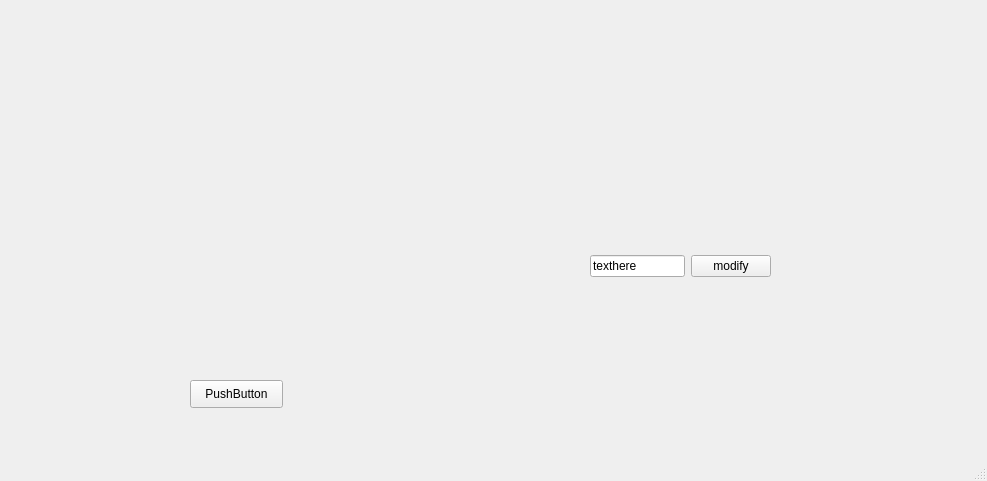
<?xml version="1.0" encoding="UTF-8"?>
<ui version="4.0">
 <class>MainWindow</class>
 <widget class="QMainWindow" name="MainWindow">
  <property name="geometry">
   <rect>
    <x>0</x>
    <y>0</y>
    <width>987</width>
    <height>481</height>
   </rect>
  </property>
  <property name="windowTitle">
   <string>MainWindow</string>
  </property>
  <widget class="QWidget" name="centralwidget">
   <widget class="QPushButton" name="button">
    <property name="geometry">
     <rect>
      <x>190</x>
      <y>380</y>
      <width>93</width>
      <height>28</height>
     </rect>
    </property>
    <property name="text">
     <string>PushButton</string>
    </property>
   </widget>
   <widget class="MplWidget" name="plotting" native="true">
    <property name="geometry">
     <rect>
      <x>50</x>
      <y>60</y>
      <width>371</width>
      <height>261</height>
     </rect>
    </property>
   </widget>
   <widget class="QWidget" name="layoutWidget_3">
    <property name="geometry">
     <rect>
      <x>590</x>
      <y>250</y>
      <width>181</width>
      <height>33</height>
     </rect>
    </property>
    <layout class="QHBoxLayout" name="horizontalLayout_3">
     <item>
      <widget class="QLineEdit" name="lineedit">
       <property name="text">
        <string>texthere</string>
       </property>
      </widget>
     </item>
     <item>
      <widget class="QPushButton" name="modify">
       <property name="font">
        <font>
         <family>Arial</family>
        </font>
       </property>
       <property name="text">
        <string>modify</string>
       </property>
      </widget>
     </item>
    </layout>
   </widget>
  </widget>
  <widget class="QMenuBar" name="menubar">
   <property name="geometry">
    <rect>
     <x>0</x>
     <y>0</y>
     <width>987</width>
     <height>26</height>
    </rect>
   </property>
  </widget>
  <widget class="QStatusBar" name="statusbar"/>
 </widget>
 <customwidgets>
  <customwidget>
   <class>MplWidget</class>
   <extends>QWidget</extends>
   <header>mplwidget.h</header>
   <container>1</container>
  </customwidget>
 </customwidgets>
 <resources/>
 <connections/>
</ui>
